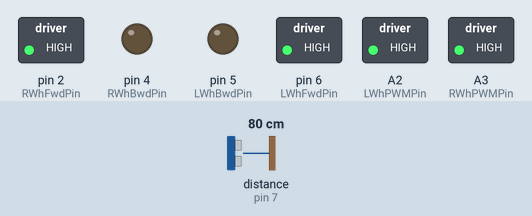
Recording of a sketch running on a simulated Arduino Uno, built with avr-gcc and run on an emulated ATmega328P. Parts: switched loads named in the sketch (green lamp = pin HIGH), output pins drawn as LEDs (lit = HIGH). Wiring (inferred from the names in the program): ultrasonic range finder: trigger pin 3; echo pin 7. Inputs (shaded band) come from the test bench; at power-on: distance to the obstacle (sensor on pin 7) 80 cm. The echo pulse lasts 58.3 µs per cm; pins used as bus, display or sensor lines are not drawn.

Above: at 1.2 s.
1.3 s: distance to the obstacle (sensor on pin 7) set to 13 cm
2.8 s: distance to the obstacle (sensor on pin 7) set to 10 cm
At 4.0 s:
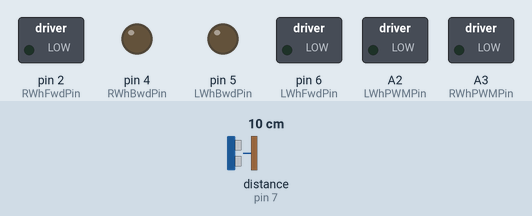
4.3 s: distance to the obstacle (sensor on pin 7) set to 18 cm
At 5.1 s:
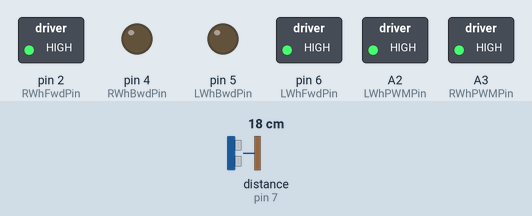
5.8 s: distance to the obstacle (sensor on pin 7) set to 2 cm
At 6.3 s:
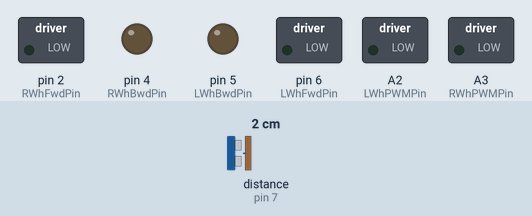
Timing chart, 0 to 8.3 s (numbered marks = the images above; inputs shaded):
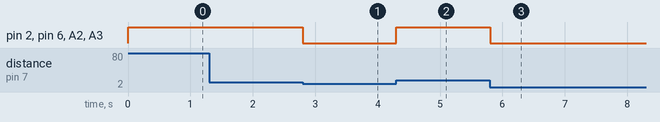

The sketch:

ECE484_Final.ino
```cpp
const int LWhFwdPin = 6;   // Left Wheel forward pin
const int LWhBwdPin = 5;  // Left Wheel backward pin
const int LWhPWMPin = A2;  // Left Wheel power pin
const int RWhFwdPin = 2;  // Right Wheel forward pin
const int RWhBwdPin = 4;  // Right Wheel backward pin
const int RWhPWMPin = A3;  // Right Wheel power pin
const int ultraTrigPin = 3; // Ultrasonic sensor trigger pin
const int ultraEchoPin = 7; // Ultrasonic sensor echo pin

int distance = 0;

void setup() {
  pinMode(LWhFwdPin, OUTPUT);
  pinMode(LWhBwdPin, OUTPUT);
  pinMode(LWhPWMPin, OUTPUT);
  pinMode(RWhFwdPin, OUTPUT);
  pinMode(RWhBwdPin, OUTPUT);
  pinMode(RWhPWMPin, OUTPUT);
  pinMode(ultraTrigPin, OUTPUT);
  pinMode(ultraEchoPin, INPUT);

  digitalWrite(LWhFwdPin, LOW);
  digitalWrite(LWhBwdPin, LOW);
  digitalWrite(RWhFwdPin, LOW);
  digitalWrite(RWhBwdPin, LOW);
}

void loop() {
  distance = getDistance();

  if (distance > 10) {
    moveForward();
  } else {
    stopMoving();
  }
}

void moveForward() {
  digitalWrite(LWhFwdPin, HIGH);
  digitalWrite(LWhBwdPin, LOW);
  digitalWrite(RWhFwdPin, HIGH);
  digitalWrite(RWhBwdPin, LOW);
  analogWrite(LWhPWMPin, 255);
  analogWrite(RWhPWMPin, 255);
}

void stopMoving() {
  digitalWrite(LWhFwdPin, LOW);
  digitalWrite(LWhBwdPin, LOW);
  digitalWrite(RWhFwdPin, LOW);
  digitalWrite(RWhBwdPin, LOW);
  analogWrite(LWhPWMPin, 0);
  analogWrite(RWhPWMPin, 0);
}

int getDistance() {
  digitalWrite(ultraTrigPin, LOW);
  delayMicroseconds(2);
  digitalWrite(ultraTrigPin, HIGH);
  delayMicroseconds(10);
  digitalWrite(ultraTrigPin, LOW);

  int duration = pulseIn(ultraEchoPin, HIGH);
  int distance = duration * 0.034 / 2; // distance in centimeters

  return distance;
}
```

Measured:
- the behaviour switches between 12 and 11 cm on distance to the obstacle (sensor on pin 7) (found by bisection; images 0 and 1)
- after the input at 1.3 s, every drawn part: stays the same
- after the input at 2.8 s, pin 2 (RWhFwdPin), pin 6 (LWhFwdPin), A2 (LWhPWMPin), A3 (RWhPWMPin): HIGH → LOW at once
- after the input at 4.3 s, pin 2 (RWhFwdPin), pin 6 (LWhFwdPin), A2 (LWhPWMPin), A3 (RWhPWMPin): LOW → HIGH at once
- after the input at 5.8 s, pin 2 (RWhFwdPin), pin 6 (LWhFwdPin), A2 (LWhPWMPin), A3 (RWhPWMPin): HIGH → LOW at once
